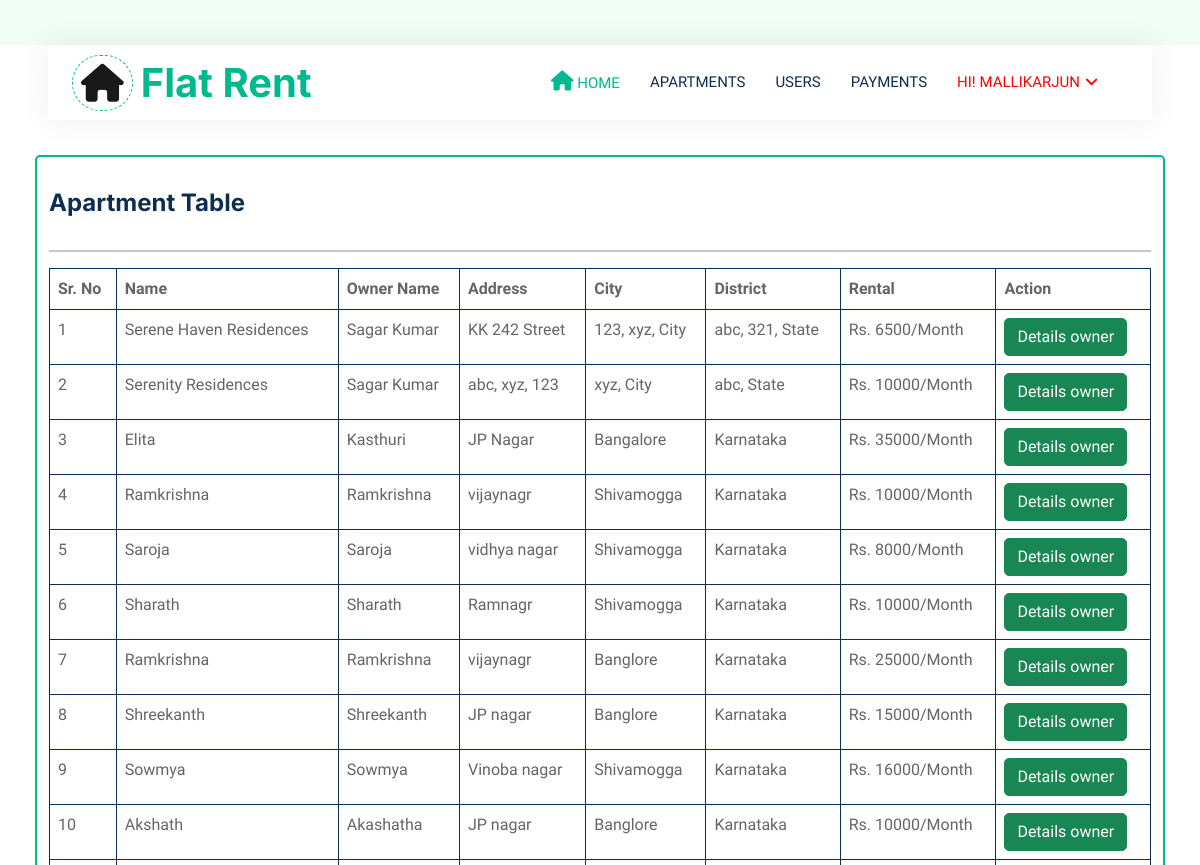
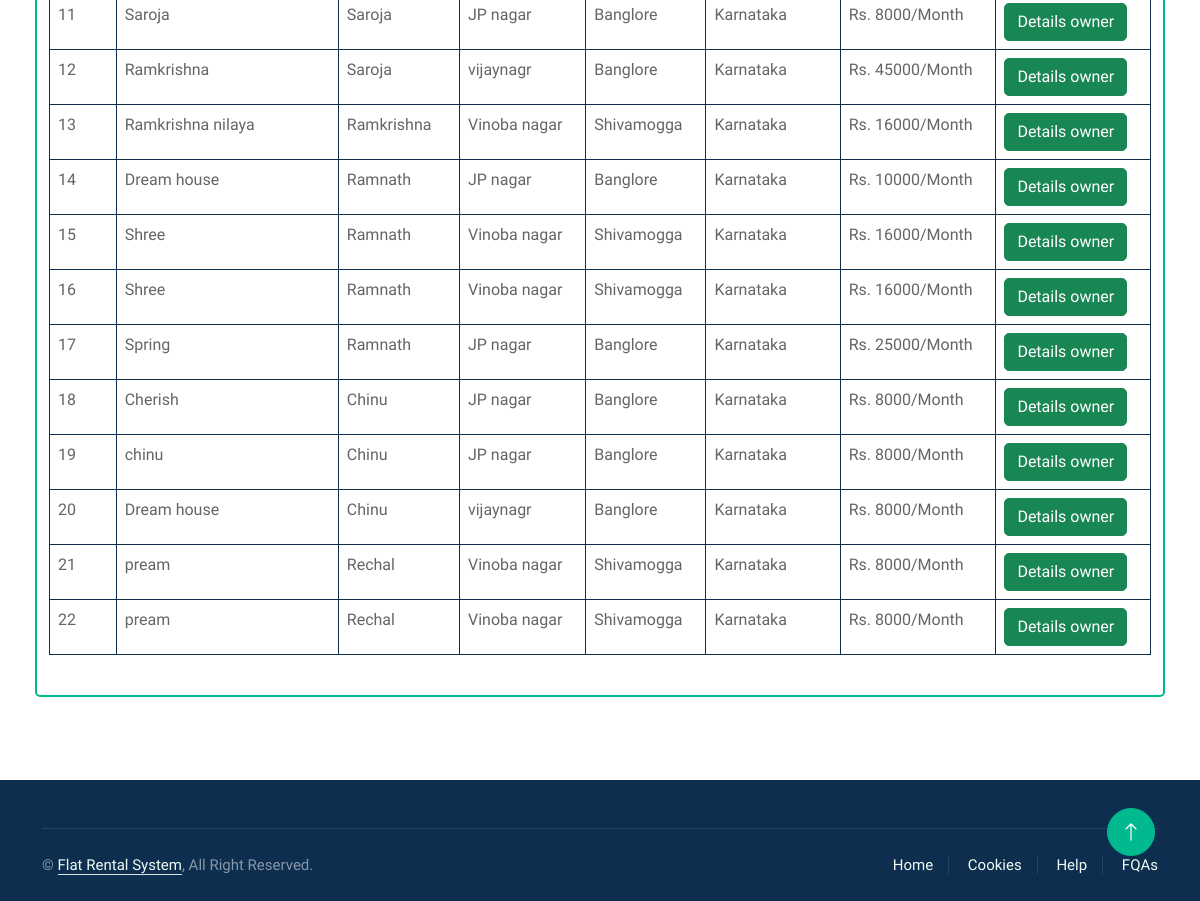
/apartment_admtable/ (signed in), run on the app's committed database (2 pictures, top to bottom).
### Flatapp/models.py (models this page shows, shortened)
class Apartment(models.Model):
    owner = models.ForeignKey(Owner, on_delete=models.CASCADE, null=True, blank=True)
    name = models.CharField(max_length=100, null=True, blank=True)
    address = models.CharField(max_length=100, null=True, blank=True)
    city = models.CharField(max_length=100, null=True, blank=True)
    state = models.CharField(max_length=200, null=True, blank=True)
    furnish = models.CharField(max_length=200, null=True, blank=True)
    atype = models.CharField(max_length=200, null=True, blank=True)
    ebill = models.CharField(max_length=200, null=True, blank=True)
    extra = models.CharField(max_length=200, null=True, blank=True)
    gender = models.CharField(max_length=200, null=True, blank=True)
    rent = models.CharField(max_length=200, null=True, blank=True)
    pic1 = models.FileField(null=True, blank=True)
    pic2 = models.FileField(null=True, blank=True)
    pic3 = models.FileField(null=True, blank=True)
    pic4 = models.FileField(null=True, blank=True)
    status = models.IntegerField(choices=STATUS, default=1)
    creationdate = models.DateTimeField(auto_now_add=True)

class Owner(models.Model):
    user = models.ForeignKey(User, on_delete=models.CASCADE, null=True, blank=True)
    address = models.CharField(max_length=100, null=True, blank=True)
    mobile = models.CharField(max_length=100, null=True, blank=True)
    elect_img = models.FileField(null=True, blank=True)
    sec_question = models.CharField(max_length=200, null=True, blank=True)
    answer = models.CharField(max_length=200, null=True, blank=True)
    aadhar_img = models.FileField(null=True, blank=True)
    gender = models.CharField(max_length=200, null=True, blank=True)
    status = models.IntegerField(choices=STATUS, default=2)
    creationdate = models.DateTimeField(auto_now_add=True)

### Flatapp/views.py (the view)
# urls.py: path('apartment_admtable/', apartment_admtable, name="apartment_admtable"),
@login_required(login_url='/user_login/')
def apartment_admtable(request):
    data = Apartment.objects.all()
    return render(request, "apartment_admtable.html", locals())

### Flatapp/templates/apartment_admtable.html (shortened to what this page needs)
{% extends 'index.html' %}
{% load static %}
{% block body %}
<link rel="stylesheet" href="https://cdnjs.cloudflare.com/ajax/libs/font-awesome/6.2.0/css/all.min.css" />
<div class="container-fluid mb-5 wow fadeIn" data-wow-delay="0.1s" style="padding: 35px;">
            <div class="card container border border-2 border-primary py-4">
                <div class="row py-2">
                    <div class="col-md-6 text-start">
                        <h4>Apartment Table</h4>
                    </div>
                </div><hr class="border border-dark"/>
                <table class="table table-bordered border-dark">
                    <thead>
                    <tr>
                        <th>Sr. No</th>
                        <th>Name</th>
                        <th>Owner Name</th>
                        <th>Address</th>
                        <th>City</th>
                        <th>District</th>
                        <th>Rental</th>
                        <th>Action</th>
                    </tr>
                    </thead>
                    <tbody>
                    {% for i in data %}
                    <tr>
                        <td>{{forloop.counter}}</td>
                        <td>{{i.name}}</td>
                        <td>{{i.owner.user.first_name}}</td>
                        <td>{{i.address}}</td>
                        <td>{{i.city}}</td>
                        <td>{{i.state}}</td>
                        <td>Rs. {{i.rent}}/Month</td>
                        <td>
                            {% if request.user.is_authenticated %}
                                {% if request.user.is_staff %}
                                    <a href="{% url 'apartment_delete' i.id %}" onclick="return confirm('Are you sure?')">
                                        <button type="button" class="btn btn-danger">Apartment Delete</button>
                                    </a>
                                {% else %}
                                    <a href="{% url 'owner_apartment_detail' i.id %}">
                                        <button type="button" class="btn btn-success">Details owner</button>
                                    </a>
                                {% endif %}
                            {% endif %}
                        </td>
                    </tr>
                    {% endfor %}
                    </tbody>
                </table>
            </div>
        </div>
{% endblock %}

### Flatapp/templates/index.html (shortened to what this page needs)
<!DOCTYPE html>
{% load static %}
<html lang="en">
<head>
    <link href="https://cdnjs.cloudflare.com/ajax/libs/font-awesome/5.10.0/css/all.min.css" rel="stylesheet">
    <link href="https://cdn.jsdelivr.net/npm/bootstrap-icons@1.4.1/font/bootstrap-icons.css" rel="stylesheet">
    <link href="{% static 'lib/animate/animate.min.css' %}" rel="stylesheet">
    <link href="{% static 'lib/owlcarousel/assets/owl.carousel.min.css' %}" rel="stylesheet">
    <link href="{% static 'css/bootstrap.min.css' %}" rel="stylesheet">
    <link rel="stylesheet" href="https://cdnjs.cloudflare.com/ajax/libs/font-awesome/4.7.0/css/font-awesome.min.css">
    <link href="{% static 'css/style.css' %}" rel="stylesheet">
</head>
<body>
    <div class="container-xxl bg-white p-0">
        <div class="container-fluid nav-bar bg-transparent">
            <nav class="navbar navbar-expand-lg bg-white navbar-light py-0 px-4">
                <a href="/" class="navbar-brand d-flex align-items-center text-center">
                    <div class="icon p-2 me-2">
                        <i class="fa fa-home" style='font-size:38px;'></i>
                    </div>
                    <h1 class="m-0 text-primary">Flat Rent</h1>
                </a>
                <div class="collapse navbar-collapse" id="navbarCollapse">
                    <div class="navbar-nav ms-auto">
                        <a href="/" class="nav-item nav-link active"><i class='fas fa-home' style='font-size:20px'></i> Home</a>
                        {% if request.user.is_authenticated %}
                            {% if request.user.is_staff %}
                                <a href="/owner_table/" class="nav-item nav-link"> Owners</a>
                                <a href="/user_table/" class="nav-item nav-link"> Users</a>
                                <a href="/apartment_admtable/" class="nav-item nav-link"> Apartments</a>
                                <a href="/feedback/" class="nav-item nav-link"> Feedbacks</a>
                                <div class="nav-item dropdown">
                                    <a href="#" class="nav-link dropdown-toggle" data-bs-toggle="dropdown" style="color:red"> Hi! {{ request.user.username }}</a>
                                    <div class="dropdown-menu rounded-0 m-0">
                                        <a href="/admin_change_password/" class="dropdown-item">Change Password</a>
                                        <a href="/logout_user/" class="dropdown-item">Logout</a>
                                    </div>
                                </div>
                        {% elif request.user.owner_set.all %}
                                <a href="/apartment_table/" class="nav-item nav-link"> Apartments</a>
                                <a href="/user_booking_list/" class="nav-item nav-link"> Users</a>
                                <a href="/user_payment/" class="nav-item nav-link"> Payments</a>
                                <div class="nav-item dropdown">
                                    <a href="#" class="nav-link dropdown-toggle" style="color:red" data-bs-toggle="dropdown"> Hi! {{ request.user.username }}</a>
                                </div>
                        {% endif %}
                    {% endif %}
                </div>
            </nav>
        </div>
{% block body %}
{% endblock %}
        <div class="container-fluid bg-dark text-white-50 footer pt-5 mt-5 wow fadeIn" data-wow-delay="0.1s">
            <div class="container">
                <div class="copyright">
                    <div class="row">
                        <div class="col-md-6 text-center text-md-start mb-3 mb-md-0">
                            &copy; <a class="border-bottom" href="#">Flat Rental System</a>, All Right Reserved.
								</div>
                        <div class="col-md-6 text-center text-md-end">
                            <div class="footer-menu">
                                <a href="">Home</a>
                                <a href="">Cookies</a>
                                <a href="">Help</a>
                                <a href="">FQAs</a>
                            </div>
                        </div>
                    </div>
                </div>
            </div>
        </div>
        <a href="#" class="btn btn-lg btn-primary btn-lg-square back-to-top"><i class="bi bi-arrow-up"></i></a>
    </div>
</body>
</html>

### Flatapp/static/css/style.css (style rules this page uses)
:root { --primary: #00B98E; --secondary: #FF6922; --light: #EFFDF5; --dark: #0E2E50; }
.back-to-top { position: fixed; display: none; right: 45px; bottom: 45px; z-index: 99; }
.btn { transition: .5s; }
.btn.btn-primary, .btn.btn-secondary { color: #FFFFFF; }
.btn-lg-square { width: 48px; height: 48px; }
.btn-square, .btn-sm-square, .btn-lg-square { padding: 0; display: flex; align-items: center; justify-content: center; font-weight: normal; border-radius: 50px; }
.nav-bar { position: relative; margin-top: 45px; padding: 0 3rem; transition: .5s; z-index: 9999; }
.navbar { box-shadow: 0 0 30px rgba(0, 0, 0, .08); }
.navbar .dropdown-toggle::after { border: none; content: "\f107"; font-family: "Font Awesome 5 Free"; font-weight: 900; vertical-align: middle; margin-left: 5px; transition: .5s; }
.navbar-light .navbar-nav .nav-link { margin-right: 30px; padding: 25px 0; color: #FFFFFF; font-size: 15px; text-transform: uppercase; outline: none; }
.navbar-light .navbar-nav .nav-link:hover, .navbar-light .navbar-nav .nav-link.active { color: var(--primary); }
.navbar-light .navbar-brand { height: 75px; }
.navbar-light .navbar-nav .nav-link { color: var(--dark); font-weight: 500; }
.icon { padding: 15px; display: inline-flex; align-items: center; justify-content: center; background: #FFFFFF !important; border-radius: 50px; border: 1px dashed var(--primary) !important; }
.footer .copyright { padding: 25px 0; font-size: 15px; border-top: 1px solid rgba(256, 256, 256, .1); }
.footer .copyright a { color: var(--light); }
.footer .footer-menu a { margin-right: 15px; padding-right: 15px; border-right: 1px solid rgba(255, 255, 255, .1); }
.footer .footer-menu a:last-child { margin-right: 0; padding-right: 0; border-right: none; }

### Flatapp/templates/apartment_admtable.html (style rules this page uses)
td { padding:0px; }

### data on the page
Apartment: name "Serene Haven Residences", owner.user.first_name "Sagar Kumar", address "KK 242 Street", city "123, xyz, City", state "abc, 321, State", rent "6500"
Apartment: name "Serenity Residences", owner.user.first_name "Sagar Kumar", address "abc, xyz, 123", city "xyz, City", state "abc, State", rent "10000"
Apartment: name "Elita", owner.user.first_name "Kasthuri", address "JP Nagar", city "Bangalore", state "Karnataka", rent "35000"
Apartment: name "Ramkrishna", owner.user.first_name "Ramkrishna", address "vijaynagr", city "Shivamogga", state "Karnataka", rent "10000"
Apartment: name "Saroja", owner.user.first_name "Saroja", address "vidhya nagar", city "Shivamogga", state "Karnataka", rent "8000"
Apartment: name "Sharath", owner.user.first_name "Sharath", address "Ramnagr", city "Shivamogga", state "Karnataka", rent "10000"
Apartment: name "Ramkrishna", owner.user.first_name "Ramkrishna", address "vijaynagr", city "Banglore", state "Karnataka", rent "25000"
Apartment: name "Shreekanth", owner.user.first_name "Shreekanth", address "JP nagar", city "Banglore", state "Karnataka", rent "15000"
Apartment: name "Sowmya", owner.user.first_name "Sowmya", address "Vinoba nagar", city "Shivamogga", state "Karnataka", rent "16000"
Apartment: name "Akshath", owner.user.first_name "Akashatha", address "JP nagar", city "Banglore", state "Karnataka", rent "10000"
Apartment: name "Saroja", owner.user.first_name "Saroja", address "JP nagar", city "Banglore", state "Karnataka", rent "8000"
Apartment: name "Ramkrishna", owner.user.first_name "Saroja", address "vijaynagr", city "Banglore", state "Karnataka", rent "45000"
Apartment: name "Ramkrishna nilaya", owner.user.first_name "Ramkrishna", address "Vinoba nagar", city "Shivamogga", state "Karnataka", rent "16000"
Apartment: name "Dream house", owner.user.first_name "Ramnath", address "JP nagar", city "Banglore", state "Karnataka", rent "10000"
Apartment: name "Shree", owner.user.first_name "Ramnath", address "Vinoba nagar", city "Shivamogga", state "Karnataka", rent "16000"
Apartment: name "Shree", owner.user.first_name "Ramnath", address "Vinoba nagar", city "Shivamogga", state "Karnataka", rent "16000"
Apartment: name "Spring", owner.user.first_name "Ramnath", address "JP nagar", city "Banglore", state "Karnataka", rent "25000"
Apartment: name "Cherish", owner.user.first_name "Chinu", address "JP nagar", city "Banglore", state "Karnataka", rent "8000"
Apartment: name "chinu", owner.user.first_name "Chinu", address "JP nagar", city "Banglore", state "Karnataka", rent "8000"
Apartment: name "Dream house", owner.user.first_name "Chinu", address "vijaynagr", city "Banglore", state "Karnataka", rent "8000"
Apartment: name "pream", owner.user.first_name "Rechal", address "Vinoba nagar", city "Shivamogga", state "Karnataka", rent "8000"
Apartment: name "pream", owner.user.first_name "Rechal", address "Vinoba nagar", city "Shivamogga", state "Karnataka", rent "8000"

### other printed values
{{ request.user.username }} "MALLIKARJUN"
